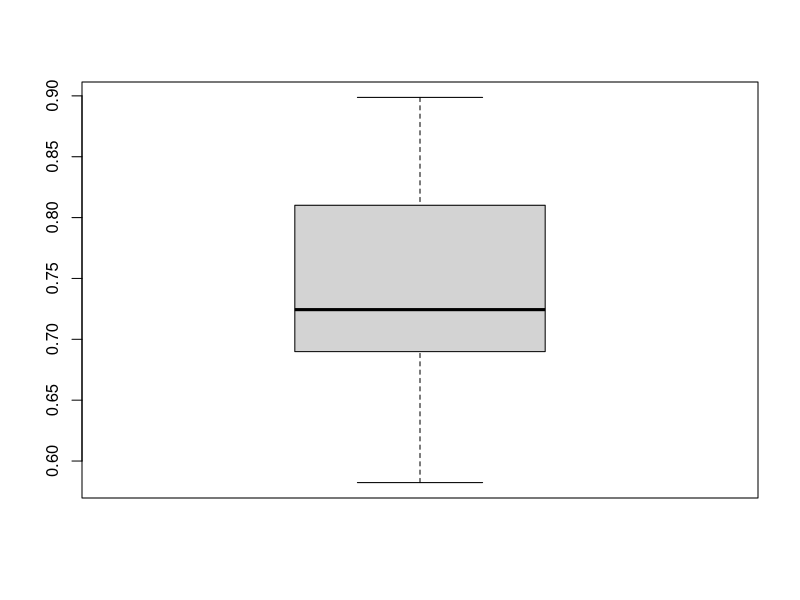
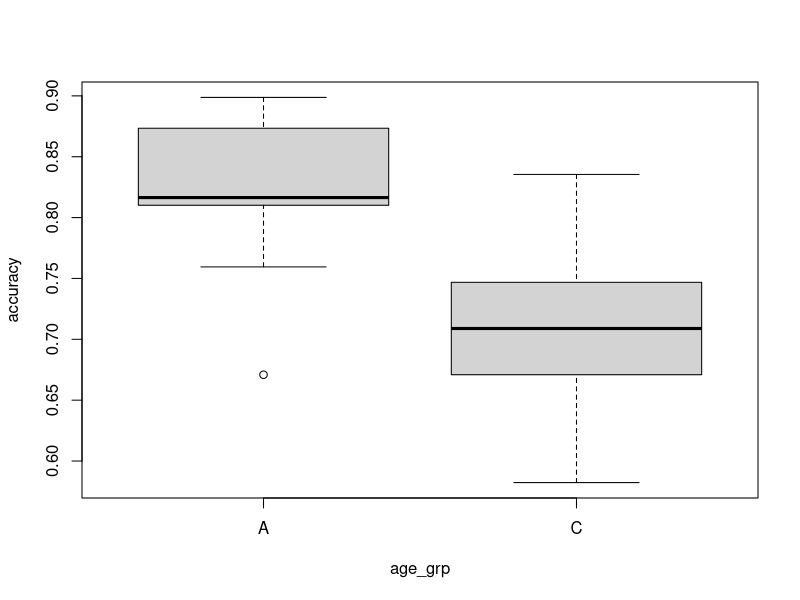

Write R code to recreate these figures, in order. (Note: this script raises an error after producing the figures.)
## ---- chunk 1

game <- read.table("kr_game.txt", header=TRUE)
head(game)

## ---- chunk 2
game$accuracy <- game$Phit + game$PcorrectRejection

## ---- chunk 3
boxplot(game$accuracy)
## ---- chunk 4
boxplot(accuracy ~ age_grp, game)
## ---- chunk 5
boxplot(game) 
## ---- chunk 6
t.test(accuracy ~ age_grp, game)

## ---- chunk 7

res <- t.test(accuracy ~ age_grp, game)

res$estimate # estimated means
res$estimate[1] # this is actually a vector, even though it contains the name. In R, numerical vectors can have names:
str(res$estimate[1])
res$estimate[2]

res$conf.int
res$conf.int[1]
res$conf.int[2]
